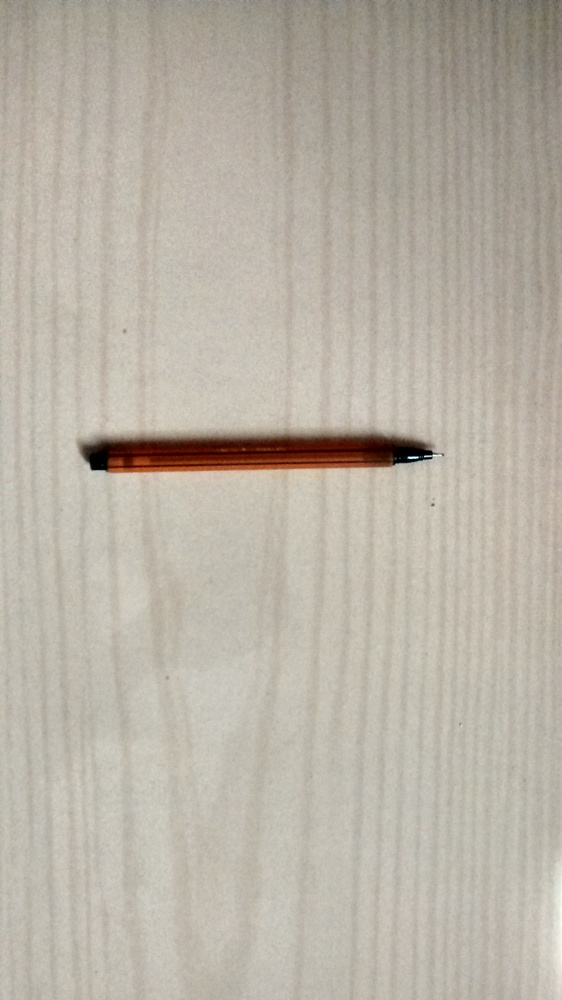
#> input picture 1.jpg, 562 x 1000 px, shrunk from 1456 x 2592 before the run, found by its file name
$ python first.py
#> lines starting #> are read from the running program, lines starting #| are printed output that depends on the picture
import cv2
from matplotlib import pyplot as plt

img1=cv2.imread('D:\\Internship\\1.jpg',cv2.COLOR_BGR2GRAY)
#> img1 is the input picture: shape (1000, 562, 3); mean B, G, R 166.5, 178.4, 185.3
img2=cv2.imread('D:\\Internship\\2.jpg',cv2.COLOR_BGR2GRAY)
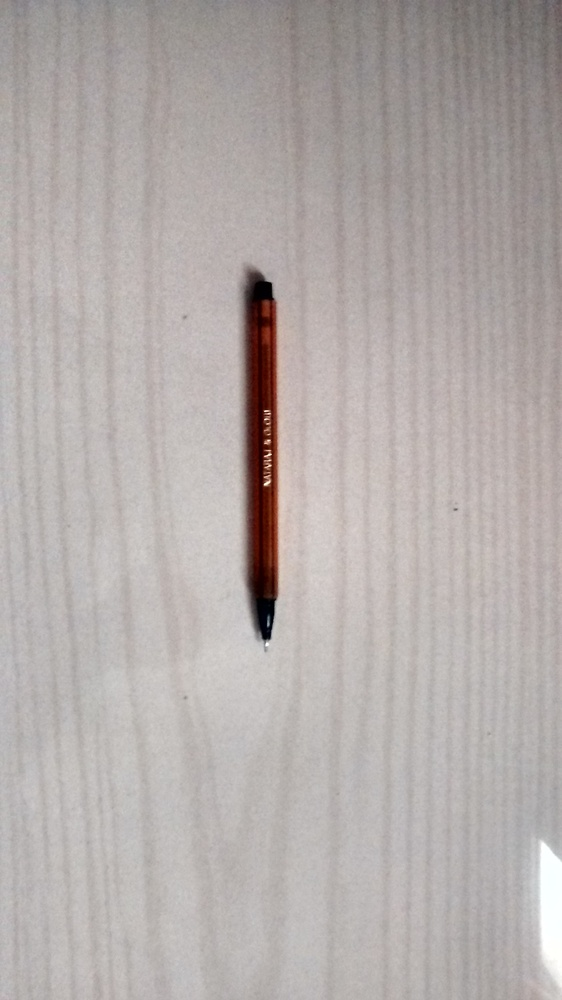
#> input picture 2.jpg, 562 x 1000 px, shrunk from 1456 x 2592 before the run, found by its file name
#> img2 is the input picture: shape (1000, 562, 3); mean B, G, R 170.2, 172.3, 179.3
orb=cv2.ORB_create()
kp1,des1=orb.detectAndCompute(img1,None)
#> kp1 = 216 keypoints; strongest (x, y, size): (409, 457, 31), (431, 452, 31), (434, 455, 31), (433, 455, 37.2)
kp2,des2=orb.detectAndCompute(img2,None)
#> kp2 = 284 keypoints; strongest (x, y, size): (266, 455, 37.2), (270, 454, 31), (264, 484, 31), (265, 411, 31)
bf=cv2.BFMatcher(cv2.NORM_HAMMING,crossCheck=True)
matches=bf.match(des1,des2)
#> matches = 54 matches
matches=sorted(matches,key=lambda x:x.distance)
img3=cv2.drawMatches(img1,kp1,img2,kp2,matches[:10],None,flags=2)
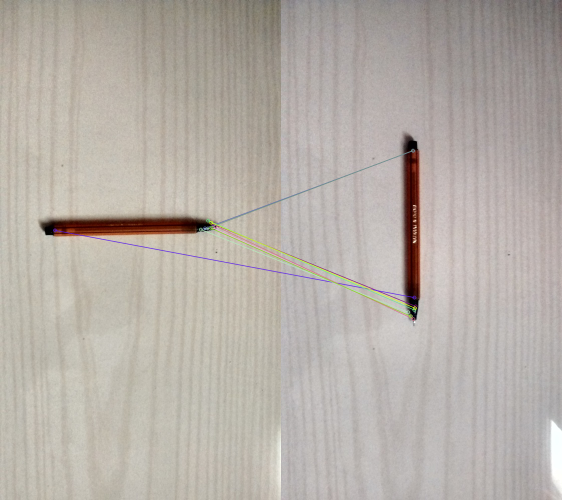
#> img3: shape (1000, 1124, 3) (shown at 1/2 size); mean B, G, R 168.2, 175.2, 182.2
plt.imshow(img3),plt.show()
